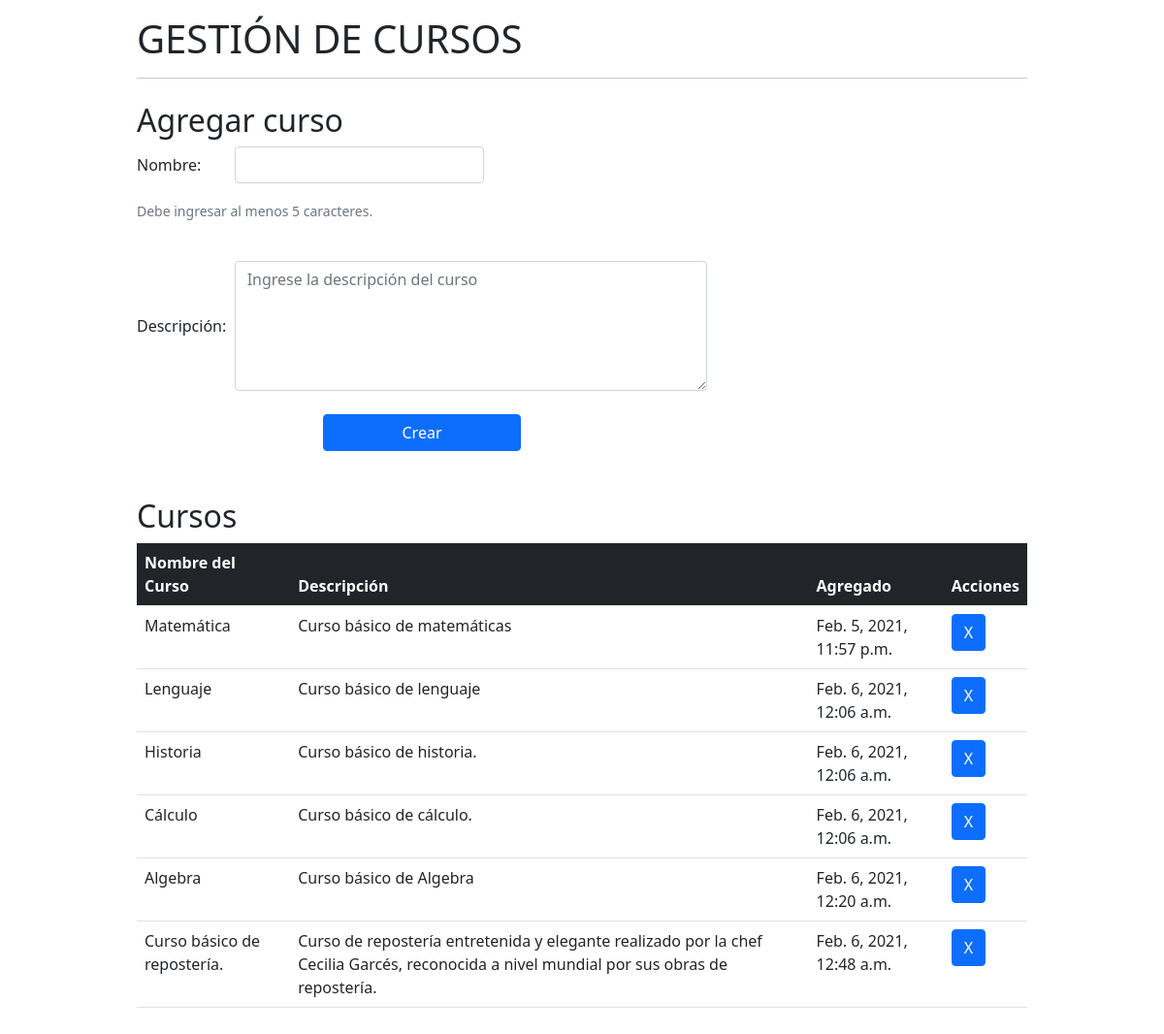
Before: / with the older database file.
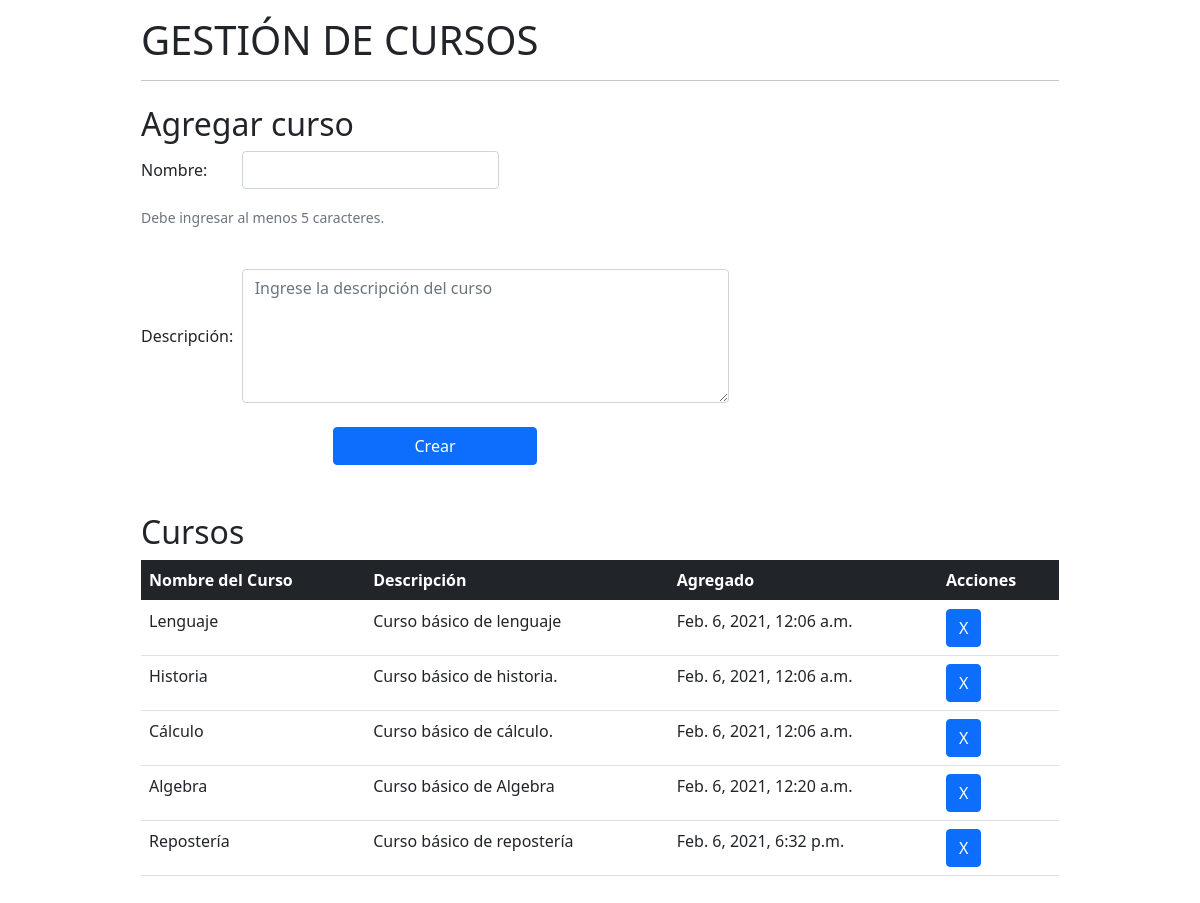
After: the same page with the newer database file.
### cursos_app/models.py (models this page shows)
class Curso(models.Model):
    name=models.CharField(max_length=255)
    desc = models.ForeignKey(Description, related_name="course", on_delete=models.CASCADE)
    created_at=models.DateTimeField(auto_now_add=True)
    updated_at=models.DateTimeField(auto_now=True)
    objects= Curso_admin()

class Description(models.Model):
    descripcion = models.TextField()
    created_at = models.DateTimeField(auto_now_add=True)
    updated_at = models.DateTimeField(auto_now=True)

### cursos_app/views.py (the view)
# urls.py: path('', views.index),
def index(request):
    temp=Curso.objects.all()
    context={
        'cursos': temp
    }
    return render(request, "index.html", context)

### cursos_app/templates/index.html (shortened to what this page needs)
<!DOCTYPE html>
<html lang="en">
<head>
    <link href="https://cdn.jsdelivr.net/npm/bootstrap@5.0.0-beta1/dist/css/bootstrap.min.css" rel="stylesheet">
    {% load static %}
</head>
<body>
<div class="container">
    <div class="row justify-content-start">
        {% block respuesta %}
        <div class="main col-10 p-3 mx-auto justify-content-center">
                <h1>GESTIÓN DE CURSOS</h1><hr>
            <div class="row col-8  mt-4">
                <h2>Agregar curso</h2>
                <form action="/new" method="post">
                    <div class="row g-3 align-items-center">
                        <div class="col-2">
                            <label for="nombre" class="col-form-label">Nombre:</label>
                        </div>
                        <div class="col-auto">
                            <input type="text" id="nombre" name="nombre" class="form-control" aria-describedby="passwordHelpInline">
                        </div>
                        <div class="col-auto">
                            <span id="passwordHelpInline" class="form-text">
                            Debe ingresar al menos 5 caracteres.
                            </span>
                        </div>
                    </div>
                    <div class="row g-3 align-items-center mt-4">
                        <div class="col-2">
                            <label for="form_desc" class="col-form-label align-top">Descripción:</label>
                        </div>
                        <div class="col-10">
                            <textarea class="form-control align-top" name="form_desc" placeholder="Ingrese la descripción del curso" id="form_desc" rows="5"></textarea>
                        </div>
                    </div>
                    <div class="row d-flex justify-content-center">
                        <button type="submit" class="btn btn-primary col-4 mt-4 ml-3 ">Crear</button>
                    </div>
                </form>
            </div>
            <div class="table-responsive col-12 mx-auto mt-5">
                <h2>Cursos</h2>
                <table class="table table-hover table-inf">
                    <thead>
                        <tr class="table-dark">
                          <th scope="col">Nombre del Curso</th>
                          <th scope="col">Descripción</th>
                          <th scope="col">Agregado</th>
                          <th scope="col">Acciones</th>
                        </tr>
                    </thead>
                    <tbody>
                    {% for curso in cursos %}
                        <tr class="ajax_row" data-id="{{ curso.id }}">
                            <td scope="row">{{ curso.name }}</td>
                            <td scope="row">{{ curso.desc.descripcion }}</td>
                            <td scope="row">{{ curso.created_at }}</td>
                            <td scope="row">
                                <button type="button" class="btn btn-primary btn-borrar" data-id="{{ curso.id }}" data-name="{{ curso.name }}" data-desc="{{ curso.desc.descripcion }}"data-toggle="modal" data-target="#alerta">
                                    X
                                </button>
                            </td>
                        </tr>
                    {% endfor %}
                    </tbody>
                </table>
            </div>
        </div>
        {% endblock %}
    </div>
</div>
</body>
</html>

Changed rows visible on the page:
removed Curso: name "Matemática", desc.descripcion "Curso básico de matemáticas", created_at "Feb. 5, 2021, 11:57 p.m."
removed Curso: name "Curso básico de repostería.", desc.descripcion "Curso de repostería entretenida y elegante realizado por la chef Cecilia Garcés, reconocida a nivel mundial por sus obras de repostería.", created_at "Feb. 6, 2021, 12:48 a.m."
added Curso: name "Repostería", desc.descripcion "Curso básico de repostería", created_at "Feb. 6, 2021, 6:32 p.m."
